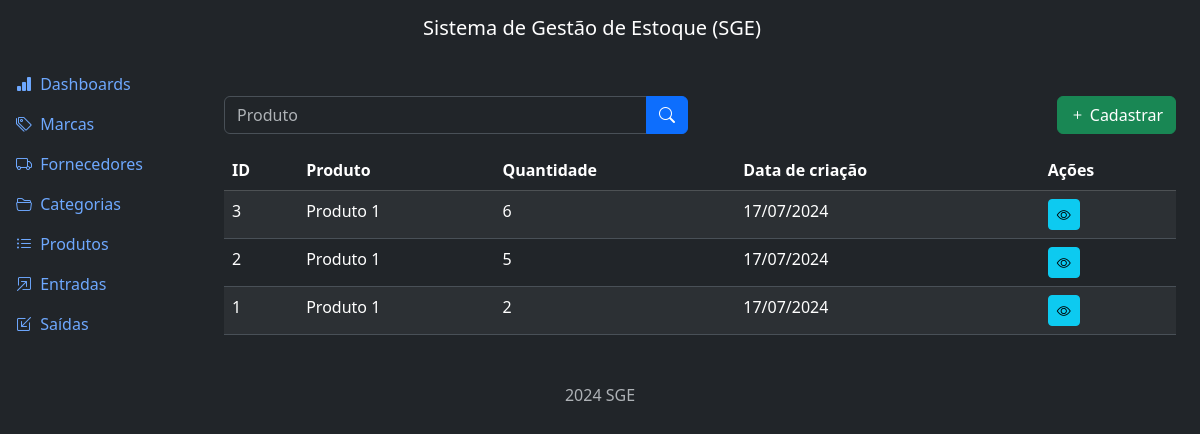
Screenshot of /outflows/list/ with the database file from the repository.
### outflows/models.py (models this page shows, shortened)
class Outflow(models.Model):
    product = models.ForeignKey(
        Product, on_delete=models.PROTECT, related_name='outflows')
    quantity = models.IntegerField()
    description = models.TextField(null=True, blank=True)
    created_at = models.DateTimeField(auto_now_add=True)
    updated_at = models.DateTimeField(auto_now=True)
    class Meta:
        ordering = ['-created_at']

### products/models.py (models this page shows)
class Product(models.Model):
    title = models.CharField(max_length=500)
    category = models.ForeignKey(
        Category, on_delete=models.PROTECT, related_name='products')
    brand = models.ForeignKey(
        Brand, on_delete=models.PROTECT, related_name='products')
    description = models.TextField(null=True, blank=True)
    serie_number = models.CharField(max_length=200, null=True, blank=True)
    cost_price = models.DecimalField(max_digits=20, decimal_places=2)
    selling_price = models.DecimalField(max_digits=20, decimal_places=2)
    quantity = models.IntegerField(default=0)
    created_at = models.DateTimeField(auto_now_add=True)
    updated_at = models.DateTimeField(auto_now=True)
    class Meta:
        ordering = ['title']
    def __str__(self):
        return self.title

### outflows/views.py (the view)
# urls.py: path('list/', views.OutflowListView.as_view(), name='list'),
class OutflowListView(ListView):
    model = Outflow
    template_name = 'outflow_list.html'
    context_object_name = 'outflows'
    paginate_by = 5
    def get_queryset(self):
        qs = super().get_queryset()
        product = self.request.GET.get('product')
        if product:
            qs = qs.filter(product__title__icontains=product)
        return qs

### outflows/templates/outflow_list.html (shortened to what this page needs)
{% extends "base.html" %}
{% block content %}
  <div class="row mb-3">
    <div class="col-md-6">
      <form method="GET" action="{% url "outflow:list" %}">
        <div class="input-group">
          <input type="text" class="form-control" name="product" placeholder="Produto" value="{{request.GET.product}}">
          <button type="submit" class="btn btn-primary">
            <i class="bi bi-search"></i>
          </button>
        </div>
      </form>
    </div>
    <div class="col-md-6">
      <a href="{% url "outflow:create" %}" class="btn btn-success float-end" >
        <i class="bi bi-plus"></i>
        Cadastrar
      </a>
    </div>
  </div>
  <div class="table-responsive">
    <table class="table table-striped table-border">
      <thead class="table-dark">
        <tr>
          <th>ID</th>
          <th>Produto</th>
          <th>Quantidade</th>
          <th>Data de criação</th>
          <th>Ações</th>
        </tr>
      </thead>
      <tbody>
        {% for outflow in outflows %}
          <tr>
            <td>{{ outflow.id }}</td>
            <td>{{ outflow.product }}</td>
            <td>{{ outflow.quantity }}</td>
            <td>{{ outflow.created_at|date:"d/m/Y" }}</td>
            <td>
              <a href="{% url "outflow:detail" outflow.id %}" class="btn btn-info btn-sm"><i class="bi bi-eye"></i></a>
            </td>
          </tr>
        {% endfor %}
      </tbody>
    </table>
  </div>
{% endblock content %}

### rows the page displays
Outflow: id "3", product "Produto 1", quantity "6", created_at "17/07/2024"
Outflow: id "2", product "Produto 1", quantity "5", created_at "17/07/2024"
Outflow: id "1", product "Produto 1", quantity "2", created_at "17/07/2024"
